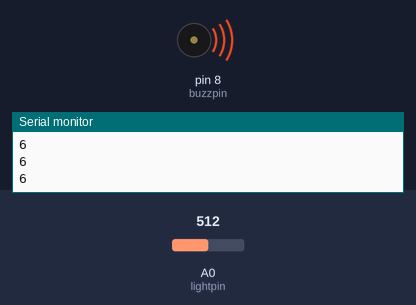
Simulated run of this sketch. Board: Arduino Uno, built with avr-gcc and run on an emulated ATmega328P. Shown: buzzer (waves = sounding), the last lines printed to the serial monitor. The test bench sets the inputs (shaded band); at power-on: A0 (lightpin) = 512.

Above: at 1.2 s.
1.3 s: A0 (lightpin) set to 86
At 1.9 s:
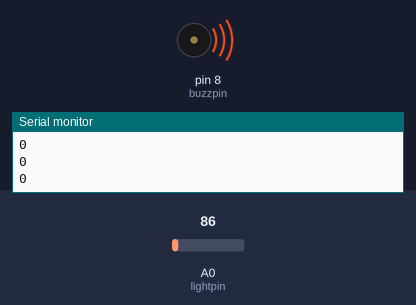
2.8 s: A0 (lightpin) set to 69
At 4.3 s:
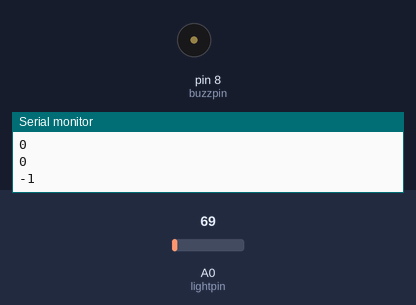
Timing chart, 0 to 5.8 s (numbered marks = the images above; inputs shaded):
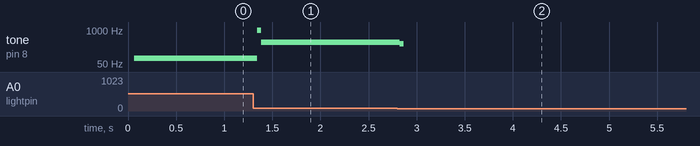

Measured:
- the behaviour switches between 78 and 77 on A0 (lightpin) (found by bisection; images 1 and 2)
- after the input at 1.3 s, tone on pin 8 (buzzpin): 82 Hz → 977 Hz at once, → 334 Hz 0.04 s later
- after the input at 2.8 s, tone on pin 8 (buzzpin): 334 Hz → 304 Hz at once, → silent 0.04 s later

The sketch:

tutorial26.ino
```cpp
int lightpin=A0;
int buzzpin=8;
int lightval;
int dt;
void setup()
{
  pinMode(A0, INPUT);
  pinMode(buzzpin,OUTPUT);
  Serial.begin(9600);
}

void loop()
{
  lightval=analogRead(lightpin);
  dt=(9./550.)*lightval-(9.*200./550.)+1.;
  Serial.println(dt);
  digitalWrite(buzzpin,HIGH);
  delay(dt);
  digitalWrite(buzzpin,LOW);
  delay(dt);
}
```
